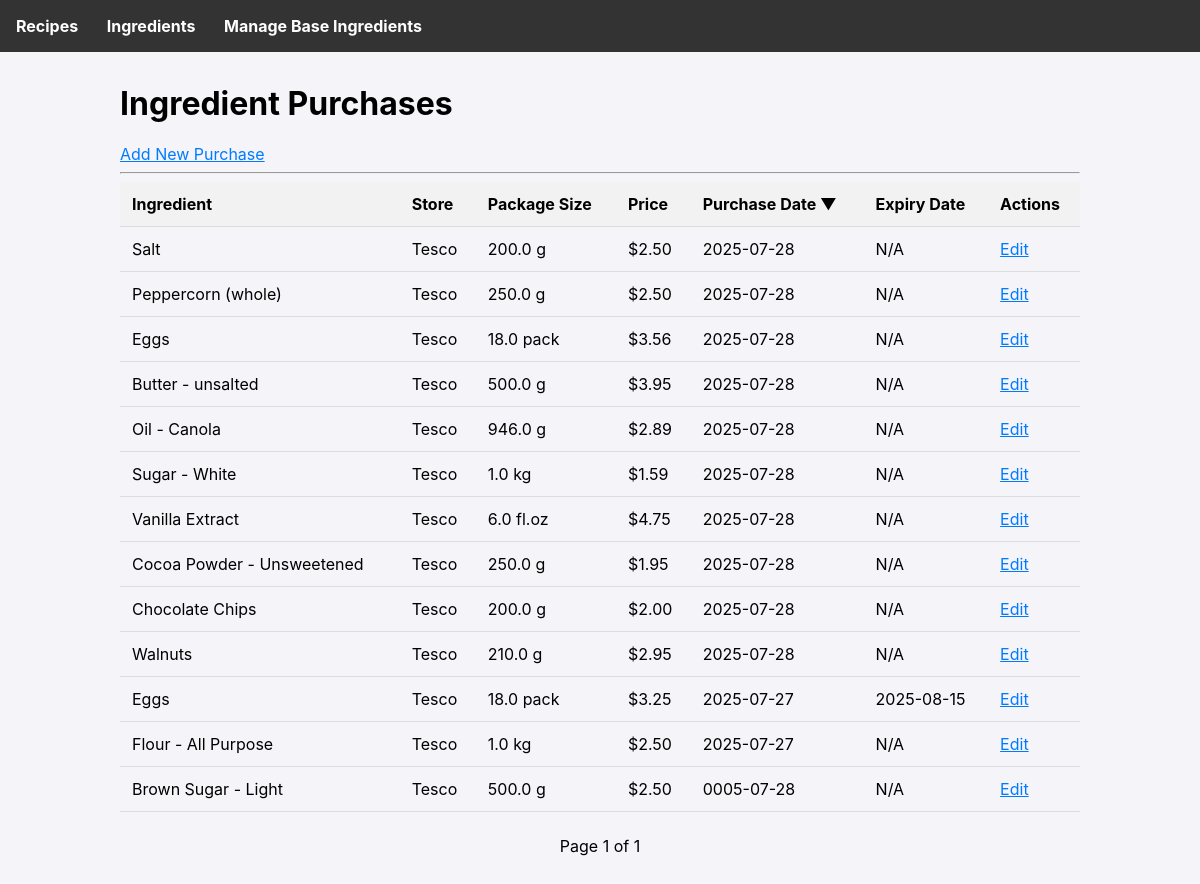
The page /ingredients on the database as committed earlier.
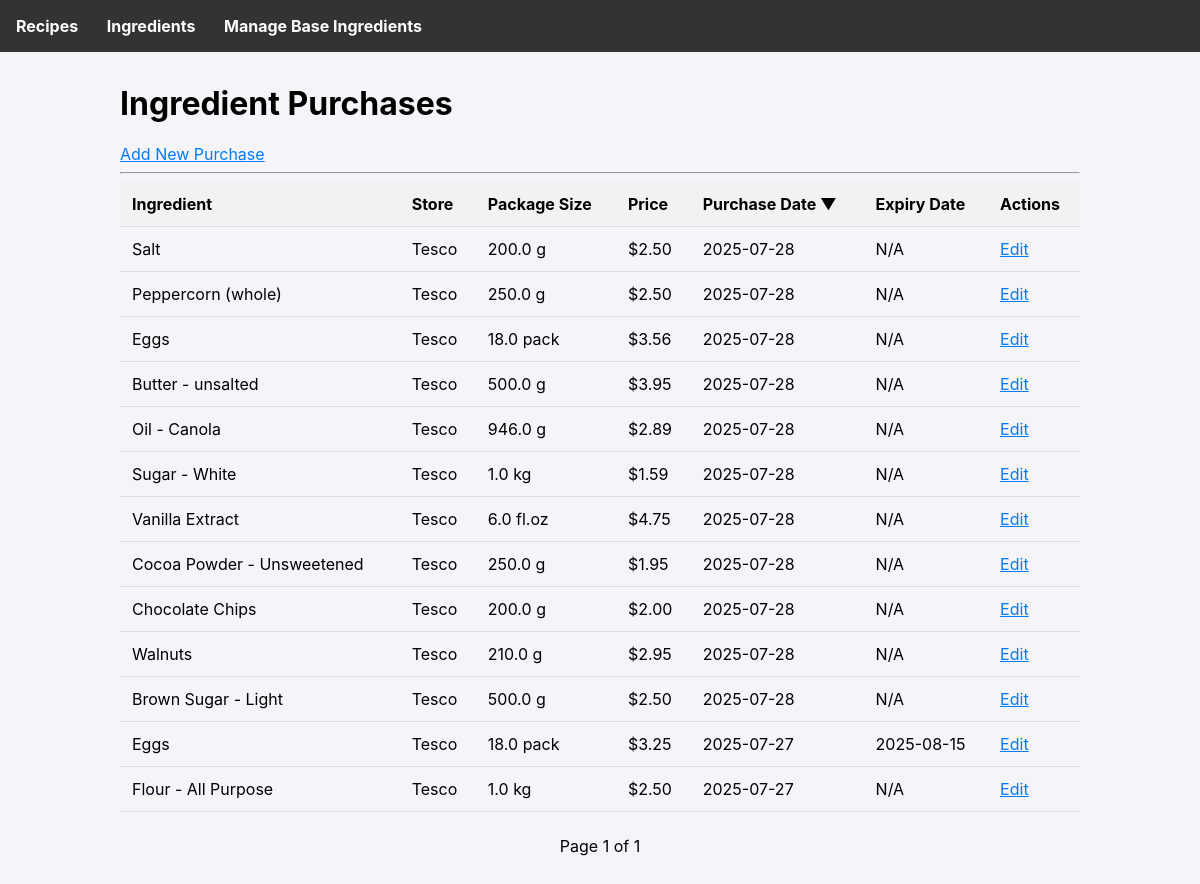
The same page on the database as committed later.
### tables this page shows
CREATE TABLE ingredient_purchases (
        id INTEGER PRIMARY KEY AUTOINCREMENT,
        ingredient_id INTEGER NOT NULL,
        store TEXT,
        package_amount REAL NOT NULL,
        package_unit TEXT NOT NULL,
        price REAL NOT NULL,
        purchase_date TEXT NOT NULL,
        expiry_date TEXT,
        FOREIGN KEY (ingredient_id) REFERENCES ingredients (id)
    );

CREATE TABLE ingredients (
        id INTEGER PRIMARY KEY AUTOINCREMENT,
        name TEXT UNIQUE NOT NULL
    , density_g_ml REAL);

### app.py (the view)
@app.route('/ingredients')
def list_ingredients():
    db = get_db()
    page = request.args.get('page', 1, type=int)
    per_page = 25
    offset = (page - 1) * per_page
    sort_by = request.args.get('sort_by', 'purchase_date') # Default sort
    order = request.args.get('order', 'desc') # Default order
    allowed_sort_columns = {
        'name': 'i.name',
        'store': 'ip.store',
        'purchase_date': 'ip.purchase_date'
    }
    sort_column = allowed_sort_columns.get(sort_by, 'ip.purchase_date')
    if order not in ['asc', 'desc']:
        order = 'desc'
    distinct_stores = db.execute('SELECT DISTINCT store FROM ingredient_purchases ORDER BY store').fetchall()
    distinct_ingredients = db.execute('SELECT DISTINCT name FROM ingredients ORDER BY name').fetchall()
    query = f'''
        SELECT ip.*, i.name
        FROM ingredient_purchases ip JOIN ingredients i ON ip.ingredient_id = i.id
        ORDER BY {sort_column} {order}
        LIMIT ? OFFSET ?
    '''
    purchases = db.execute(query, (per_page, offset)).fetchall()
    total_purchases = db.execute('SELECT COUNT(id) FROM ingredient_purchases').fetchone()[0]
    total_pages = (total_purchases + per_page - 1) // per_page
    return render_template('ingredients.html', purchases=purchases,
                           page=page, total_pages=total_pages,
                           sort_by=sort_by, order=order)

### app.py (called while the page is built)
def get_db():
    if 'db' not in g:
        g.db = sqlite3.connect(DATABASE)
        g.db.row_factory = sqlite3.Row
    return g.db

### templates/ingredients.html (shortened to what this page needs)
{% extends 'base.html' %}
{% block content %}
  <h1>Ingredient Purchases</h1>
  <a href="{{ url_for('add_ingredient') }}">Add New Purchase</a>
  <hr>
  <table class="sortable">
      <thead>
          <tr>
              {% macro sortable_header(column_key, display_name) %}
                {% set next_order = 'asc' if sort_by == column_key and order == 'desc' else 'desc' %}
                <th class="{% if sort_by == column_key %}sorted-{{ order }}{% endif %}">
                    <a href="{{ url_for('list_ingredients', page=page, sort_by=column_key, order=next_order) }}">{{ display_name }}</a>
                </th>
              {% endmacro %}
              {{ sortable_header('name', 'Ingredient') }}
              {{ sortable_header('store', 'Store') }}
              <th>Package Size</th>
              <th>Price</th>
              {{ sortable_header('purchase_date', 'Purchase Date') }}
              <th>Expiry Date</th>
              <th>Actions</th>
          </tr>
      </thead>
      <tbody>
          {% for p in purchases %}
          <tr>
              <td>{{ p.name }}</td>
              <td>{{ p.store }}</td>
              <td>{{ p.package_amount }} {{ p.package_unit }}</td>
              <td>${{ '%.2f'|format(p.price) }}</td>
              <td>{{ p.purchase_date }}</td>
              <td>{{ p.expiry_date or 'N/A' }}</td>
              <td>
                  <a href="{{ url_for('edit_ingredient', purchase_id=p.id) }}">Edit</a>
              </td>
          </tr>
          {% else %}
          <tr>
              <td colspan="7">No ingredient purchases found.</td>
          </tr>
          {% endfor %}
      </tbody>
  </table>
  <div class="pagination">
    <span>Page {{ page }} of {{ total_pages }}</span>
  </div>
{% endblock %}

### templates/base.html (shortened to what this page needs)
<!doctype html>
<html lang="en">
<head>
</head>
<body>
    <nav>
        <a href="{{ url_for('index') }}">Recipes</a>
        <a href="{{ url_for('list_ingredients') }}">Ingredients</a>
        <a href="{{ url_for('list_base_ingredients') }}">Manage Base Ingredients</a>
    </nav>
    <div class="container">
        {% block content %}{% endblock %}
    </div>
</body>
</html>

### templates/base.html (style rules this page uses)
body { font-family: -apple-system, BlinkMacSystemFont, "Segoe UI", Roboto, "Helvetica Neue", Arial, sans-serif; margin: 0; background-color: #f4f4f9; }
nav { background-color: #333; padding: 1rem; }
nav a { color: white; text-decoration: none; margin-right: 1.5rem; font-weight: bold; }
.container { max-width: 960px; margin: 2rem auto; padding: 0 1rem; }
a { color: #007bff; }
table { width: 100%; border-collapse: collapse; }
th, td { padding: 0.75rem; text-align: left; border-bottom: 1px solid #ddd; }
th { background-color: #f2f2f2; }
.pagination { margin-top: 1.5rem; text-align: center; }
.sortable th a { text-decoration: none; color: inherit; }
.sortable th.sorted-desc a::after { content: ' ▼'; }

Rows that differ between the two databases and show on the page:
changed ingredient_purchases "Brown Sugar - Light": purchase_date "0005-07-28" → "2025-07-28"; moves up the list
